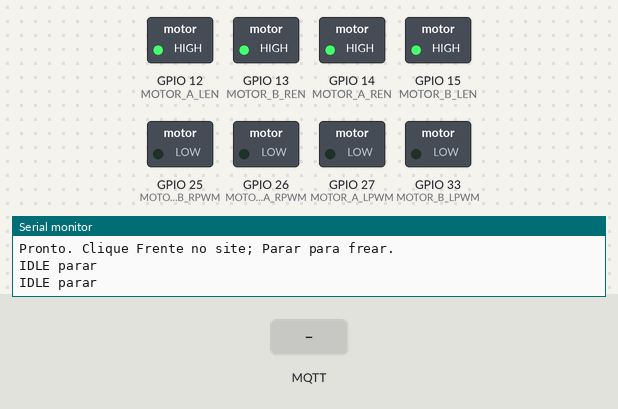
This sketch was run on a simulated ESP32. Shown: switched loads named in the sketch (green lamp = pin HIGH), the last lines printed to the serial monitor. The test bench sets the inputs (shaded band). WiFi joins after 1.5 s; servers stay silent unless stated; no MQTT or app messages arrive unless stated.

Above: at 3.0 s.
3.1 s: MQTT message "frente" arrives on the first subscribed topic
At 3.6 s:
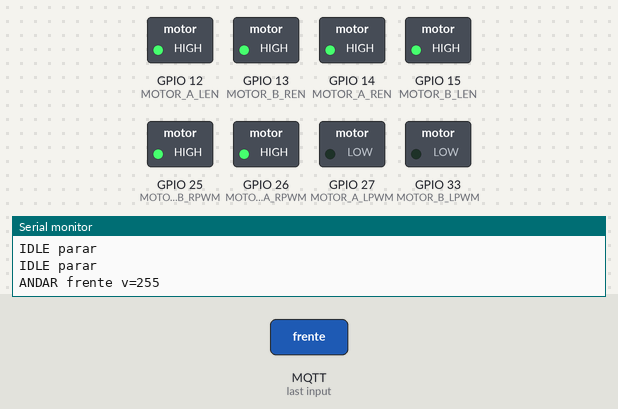
4.6 s: MQTT message "tras" arrives on the first subscribed topic
At 5.7 s:
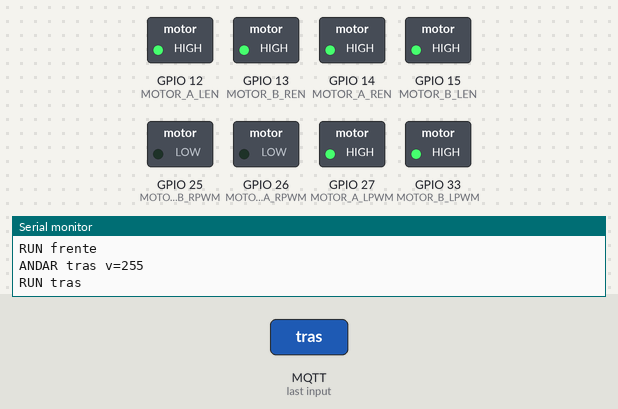
6.1 s: MQTT message "esquerda" arrives on the first subscribed topic
At 6.7 s:
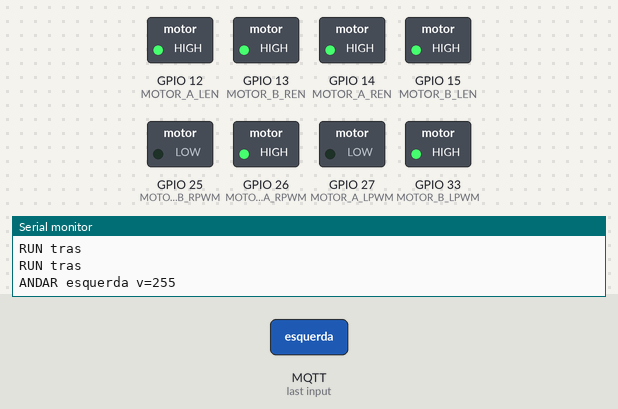
7.6 s: MQTT message "direita" arrives on the first subscribed topic
At 8.1 s:
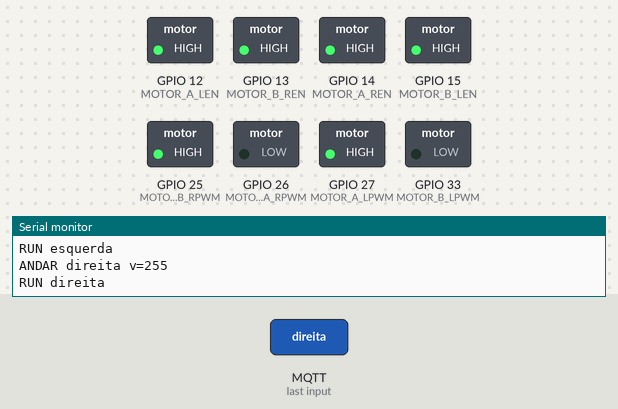
Timing chart, 0 to 10.1 s (numbered marks = the images above; inputs shaded):
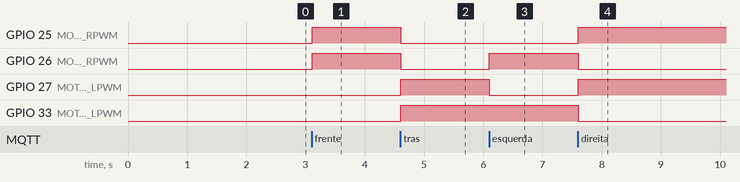

The sketch:

smartcart.ino
```cpp
/*
 * SmartCart — motores DC 24V (BTS7960) + MQTT
 *
 * No site (modo clique):
 *   Frente / Ré / Esq / Dir  → motor LIGA e continua
 *   Parar                    → motor DESLIGA
 *
 * Biblioteca: PubSubClient
 */

#include <WiFi.h>
#include <PubSubClient.h>
#include <cstring>

// ========== AJUSTE AQUI ==========
const char* WIFI_SSID       = "SUA_REDE_WIFI";
const char* WIFI_SENHA      = "SUA_SENHA_WIFI";
const char* CODIGO_CARRINHO = "demo";

const char* MQTT_HOST = "broker.hivemq.com";
const uint16_t MQTT_PORT = 1883;

const int VELOCIDADE_REMOTA = 255; // força máxima no teste
// =================================

const int MOTOR_A_RPWM = 26;
const int MOTOR_A_LPWM = 27;
const int MOTOR_A_REN  = 14;
const int MOTOR_A_LEN  = 12;

const int MOTOR_B_RPWM = 25;
const int MOTOR_B_LPWM = 33;
const int MOTOR_B_REN  = 13;
const int MOTOR_B_LEN  = 15;

// 1 kHz costuma funcionar melhor em módulos BTS7960 com optoacoplador
const int PWM_FREQ = 1000;
const int PWM_RES  = 8;

WiFiClient wifiClient;
PubSubClient mqtt(wifiClient);

char topicoCmd[80];
char comandoAtual[16] = "parar";
bool motorLigado = false;

unsigned long ultimoWifiMs = 0;
unsigned long ultimoMqttMs = 0;
unsigned long ultimoLogMs = 0;

void pwmWrite(int pino, int valor) {
  if (valor < 0) valor = 0;
  if (valor > 255) valor = 255;
  ledcWrite(pino, valor);
}

void motorA(int velocidade) {
  // velocidade: -255..255
  if (velocidade > 0) {
    pwmWrite(MOTOR_A_RPWM, velocidade);
    pwmWrite(MOTOR_A_LPWM, 0);
  } else if (velocidade < 0) {
    pwmWrite(MOTOR_A_RPWM, 0);
    pwmWrite(MOTOR_A_LPWM, -velocidade);
  } else {
    pwmWrite(MOTOR_A_RPWM, 0);
    pwmWrite(MOTOR_A_LPWM, 0);
  }
}

void motorB(int velocidade) {
  if (velocidade > 0) {
    pwmWrite(MOTOR_B_RPWM, velocidade);
    pwmWrite(MOTOR_B_LPWM, 0);
  } else if (velocidade < 0) {
    pwmWrite(MOTOR_B_RPWM, 0);
    pwmWrite(MOTOR_B_LPWM, -velocidade);
  } else {
    pwmWrite(MOTOR_B_RPWM, 0);
    pwmWrite(MOTOR_B_LPWM, 0);
  }
}

void pararMotores() {
  motorA(0);
  motorB(0);
  motorLigado = false;
  strncpy(comandoAtual, "parar", sizeof(comandoAtual) - 1);
}

void aplicarPwmDoComando(const char* cmd) {
  const int v = VELOCIDADE_REMOTA;

  if (strcmp(cmd, "frente") == 0) {
    motorA(v);
    motorB(v);
  } else if (strcmp(cmd, "tras") == 0) {
    motorA(-v);
    motorB(-v);
  } else if (strcmp(cmd, "esquerda") == 0) {
    motorA(v);
    motorB(-v);
  } else if (strcmp(cmd, "direita") == 0) {
    motorA(-v);
    motorB(v);
  } else {
    motorA(0);
    motorB(0);
  }
}

void aplicarComando(const char* cmd) {
  if (strcmp(cmd, "parar") == 0 ||
      !(strcmp(cmd, "frente") == 0 || strcmp(cmd, "tras") == 0 ||
        strcmp(cmd, "esquerda") == 0 || strcmp(cmd, "direita") == 0)) {
    pararMotores();
    Serial.println("PARAR");
    return;
  }

  strncpy(comandoAtual, cmd, sizeof(comandoAtual) - 1);
  comandoAtual[sizeof(comandoAtual) - 1] = '\0';
  motorLigado = true;
  aplicarPwmDoComando(comandoAtual);

  Serial.print("ANDAR ");
  Serial.print(comandoAtual);
  Serial.print(" v=");
  Serial.println(VELOCIDADE_REMOTA);
}

void aoReceberMqtt(char* topic, byte* payload, unsigned int length) {
  if (strcmp(topic, topicoCmd) != 0) return;

  char msg[16];
  if (length >= sizeof(msg)) length = sizeof(msg) - 1;
  memcpy(msg, payload, length);
  msg[length] = '\0';

  for (unsigned int i = 0; i < length; i++) {
    if (msg[i] >= 'A' && msg[i] <= 'Z') msg[i] = msg[i] - 'A' + 'a';
  }

  // Mesmo comando de novo: ignora (não reaplica / não loga spam)
  if (strcmp(msg, comandoAtual) == 0) return;

  aplicarComando(msg);
}

bool tentarWifi() {
  if (WiFi.status() == WL_CONNECTED) return true;
  Serial.println("WiFi...");
  WiFi.mode(WIFI_STA);
  WiFi.begin(WIFI_SSID, WIFI_SENHA);
  unsigned long t0 = millis();
  while (WiFi.status() != WL_CONNECTED && millis() - t0 < 12000) {
    delay(250);
    Serial.print(".");
  }
  Serial.println();
  if (WiFi.status() == WL_CONNECTED) {
    Serial.println(WiFi.localIP());
    return true;
  }
  return false;
}

bool tentarMqtt() {
  if (WiFi.status() != WL_CONNECTED) return false;
  if (mqtt.connected()) return true;

  String id = "smartcart-motors-";
  id += String((uint32_t)ESP.getEfuseMac(), HEX);
  Serial.print("MQTT...");
  if (mqtt.connect(id.c_str())) {
    Serial.println(" ok");
    mqtt.subscribe(topicoCmd);
    Serial.println(topicoCmd);
    return true;
  }
  Serial.print(" falhou rc=");
  Serial.println(mqtt.state());
  return false;
}

void setup() {
  Serial.begin(115200);
  delay(300);

  snprintf(topicoCmd, sizeof(topicoCmd), "smartcart/%s/cmd", CODIGO_CARRINHO);

  pinMode(MOTOR_A_REN, OUTPUT);
  pinMode(MOTOR_A_LEN, OUTPUT);
  pinMode(MOTOR_B_REN, OUTPUT);
  pinMode(MOTOR_B_LEN, OUTPUT);
  digitalWrite(MOTOR_A_REN, HIGH);
  digitalWrite(MOTOR_A_LEN, HIGH);
  digitalWrite(MOTOR_B_REN, HIGH);
  digitalWrite(MOTOR_B_LEN, HIGH);

  ledcAttach(MOTOR_A_RPWM, PWM_FREQ, PWM_RES);
  ledcAttach(MOTOR_A_LPWM, PWM_FREQ, PWM_RES);
  ledcAttach(MOTOR_B_RPWM, PWM_FREQ, PWM_RES);
  ledcAttach(MOTOR_B_LPWM, PWM_FREQ, PWM_RES);

  pararMotores();

  mqtt.setServer(MQTT_HOST, MQTT_PORT);
  mqtt.setCallback(aoReceberMqtt);
  mqtt.setBufferSize(256);
  mqtt.setKeepAlive(60);

  tentarWifi();
  if (WiFi.status() == WL_CONNECTED) tentarMqtt();

  Serial.println("Pronto. Clique Frente no site; Parar para frear.");
}

void loop() {
  unsigned long agora = millis();

  if (WiFi.status() != WL_CONNECTED) {
    if (agora - ultimoWifiMs > 8000) {
      ultimoWifiMs = agora;
      if (motorLigado) {
        pararMotores();
        Serial.println("WiFi caiu -> PARAR");
      }
      tentarWifi();
    }
  } else if (!mqtt.connected()) {
    if (agora - ultimoMqttMs > 4000) {
      ultimoMqttMs = agora;
      if (motorLigado) {
        pararMotores();
        Serial.println("MQTT caiu -> PARAR");
      }
      tentarMqtt();
    }
  } else {
    mqtt.loop();
  }

  // Reaplica PWM enquanto estiver andando (mantém o sinal firme)
  if (motorLigado) {
    aplicarPwmDoComando(comandoAtual);
  }

  if (agora - ultimoLogMs > 1000) {
    ultimoLogMs = agora;
    Serial.print(motorLigado ? "RUN " : "IDLE ");
    Serial.println(comandoAtual);
  }

  delay(10);
}
```

Measured:
- after the input at 3.1 s, GPIO 25 (MOTOR_B_RPWM), GPIO 26 (MOTOR_A_RPWM): LOW → HIGH at once
- after the input at 4.6 s, GPIO 25 (MOTOR_B_RPWM), GPIO 26 (MOTOR_A_RPWM): HIGH → LOW at once; GPIO 27 (MOTOR_A_LPWM), GPIO 33 (MOTOR_B_LPWM): LOW → HIGH at once
- after the input at 6.1 s, GPIO 26 (MOTOR_A_RPWM): LOW → HIGH at once; GPIO 27 (MOTOR_A_LPWM): HIGH → LOW at once
- after the input at 7.6 s, GPIO 25 (MOTOR_B_RPWM), GPIO 27 (MOTOR_A_LPWM): LOW → HIGH at once; GPIO 26 (MOTOR_A_RPWM), GPIO 33 (MOTOR_B_LPWM): HIGH → LOW at once
